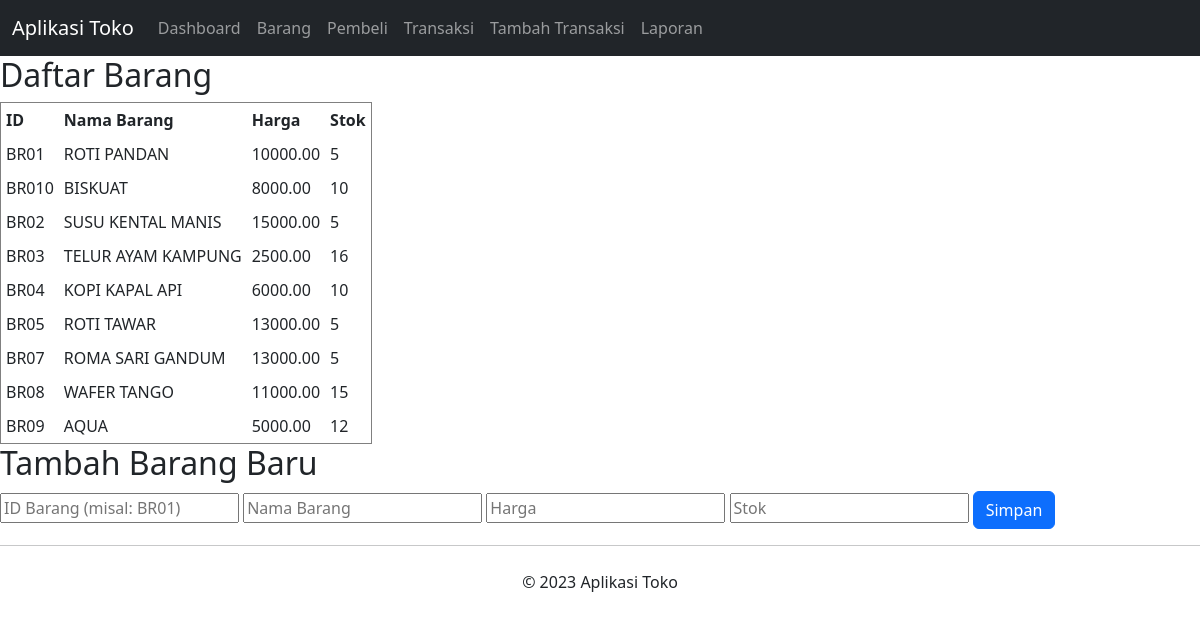
Screenshot of /tambah_barang.php with the database file from the repository.
### tables this page shows
CREATE TABLE `barang` (
  `id_barang` varchar(10) NOT NULL,
  `nama_barang` varchar(100) NOT NULL,
  `harga` decimal(12,2) NOT NULL,
  `stok` int(11) NOT NULL
);

### public/tambah_barang.php (the view, shortened to what this page needs)
<?php
include '../src/config.php';
include '../template/header.php';
include '../template/navbar.php';
?>
<h2>Daftar Barang</h2>
<table border="1" cellpadding="5" cellspacing="0">
    <tr>
        <th>ID</th>
        <th>Nama Barang</th>
        <th>Harga</th>
        <th>Stok</th>
    </tr>
    <?php
    $sql = "SELECT * FROM barang";
    $result = $conn->query($sql);
    if ($result->num_rows > 0) {
        while($row = $result->fetch_assoc()){
            echo "<tr>";
            echo "<td>".$row['id_barang']."</td>";
            echo "<td>".$row['nama_barang']."</td>";
            echo "<td>".$row['harga']."</td>";
            echo "<td>".$row['stok']."</td>";
            echo "</tr>";
        }
    } else {
        echo "<tr><td colspan='4'>Tidak ada data</td></tr>";
    }
    ?>
</table>
<h2>Tambah Barang Baru</h2>
<form method="POST">
    <input type="text" name="id_barang" placeholder="ID Barang (misal: BR01)" required>
    <input type="text" name="nama_barang" placeholder="Nama Barang" required>
    <input type="number" name="harga" placeholder="Harga" required>
    <input type="number" name="stok" placeholder="Stok" required>
    <button type="submit" name="simpan" class="btn btn-primary">Simpan</button>
</form>
<?php include '../template/footer.php'; ?>

### rows the page displays
barang: id_barang "BR01", nama_barang "ROTI PANDAN", harga "10000.00", stok "5"
barang: id_barang "BR010", nama_barang "BISKUAT", harga "8000.00", stok "10"
barang: id_barang "BR02", nama_barang "SUSU KENTAL MANIS", harga "15000.00", stok "5"
barang: id_barang "BR03", nama_barang "TELUR AYAM KAMPUNG", harga "2500.00", stok "16"
barang: id_barang "BR04", nama_barang "KOPI KAPAL API", harga "6000.00", stok "10"
barang: id_barang "BR05", nama_barang "ROTI TAWAR", harga "13000.00", stok "5"
barang: id_barang "BR07", nama_barang "ROMA SARI GANDUM", harga "13000.00", stok "5"
barang: id_barang "BR08", nama_barang "WAFER TANGO", harga "11000.00", stok "15"
barang: id_barang "BR09", nama_barang "AQUA", harga "5000.00", stok "12"
